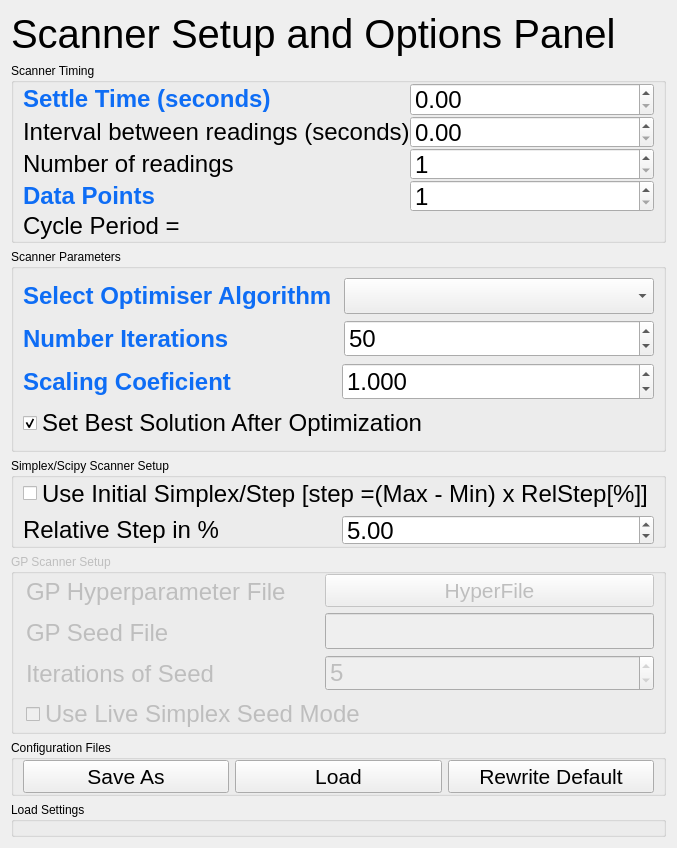
     <widget class="QWidget" name="tab2">
      <attribute name="title">
       <string>Scan Setup Panel</string>
      </attribute>
      <layout class="QVBoxLayout" name="verticalLayout_12">
       <item>
        <widget class="QLabel" name="label_3">
         <property name="sizePolicy">
          <sizepolicy hsizetype="Preferred" vsizetype="Fixed">
           <horstretch>0</horstretch>
           <verstretch>0</verstretch>
          </sizepolicy>
         </property>
         <property name="font">
          <font>
           <pointsize>30</pointsize>
          </font>
         </property>
         <property name="text">
          <string>Scanner Setup and Options Panel</string>
         </property>
         <property name="margin">
          <number>5</number>
         </property>
        </widget>
       </item>
       <item>
        <widget class="QGroupBox" name="groupBox">
         <property name="enabled">
          <bool>true</bool>
         </property>
         <property name="maximumSize">
          <size>
           <width>16777215</width>
           <height>180</height>
          </size>
         </property>
         <property name="title">
          <string>Scanner Timing</string>
         </property>
         <layout class="QGridLayout" name="gridLayout_5">
          <property name="topMargin">
           <number>0</number>
          </property>
          <property name="bottomMargin">
           <number>0</number>
          </property>
          <property name="verticalSpacing">
           <number>0</number>
          </property>
          <item row="0" column="0">
           <layout class="QHBoxLayout" name="horizontalLayout">
            <item>
             <layout class="QVBoxLayout" name="verticalLayout_6">
              <item>
               <widget class="QLabel" name="label_2">
                <property name="maximumSize">
                 <size>
                  <width>16777215</width>
                  <height>16777215</height>
                 </size>
                </property>
                <property name="font">
                 <font>
                  <pointsize>18</pointsize>
                  <weight>75</weight>
                  <bold>true</bold>
                 </font>
                </property>
                <property name="styleSheet">
                 <string notr="true">color: rgb(14, 109, 245);</string>
                </property>
                <property name="text">
                 <string>Settle Time (seconds)          </string>
                </property>
               </widget>
              </item>
              <item>
               <widget class="QLabel" name="label_6">
                <property name="enabled">
                 <bool>true</bool>
                </property>
                <property name="maximumSize">
                 <size>
                  <width>16777215</width>
                  <height>16777215</height>
                 </size>
                </property>
                <property name="font">
                 <font>
                  <pointsize>18</pointsize>
                 </font>
                </property>
                <property name="text">
                 <string>Interval between readings (seconds)</string>
                </property>
               </widget>
              </item>
              <item>
               <widget class="QLabel" name="label_30">
                <property name="enabled">
                 <bool>true</bool>
                </property>
                <property name="maximumSize">
                 <size>
                  <width>16777215</width>
                  <height>16777215</height>
                 </size>
                </property>
                <property name="font">
                 <font>
                  <pointsize>18</pointsize>
                 </font>
                </property>
                <property name="text">
                 <string>Number of readings</string>
                </property>
               </widget>
              </item>
              <item>
               <widget class="QLabel" name="label_datapoints">
                <property name="enabled">
                 <bool>true</bool>
                </property>
                <property name="maximumSize">
                 <size>
                  <width>16777215</width>
                  <height>16777215</height>
                 </size>
                </property>
                <property name="font">
                 <font>
                  <pointsize>18</pointsize>
                  <weight>75</weight>
                  <bold>true</bold>
                 </font>
                </property>
                <property name="styleSheet">
                 <string notr="true">color: rgb(14, 109, 245);</string>
                </property>
                <property name="text">
                 <string>Data Points</string>
                </property>
               </widget>
              </item>
             </layout>
            </item>
            <item>
             <layout class="QVBoxLayout" name="verticalLayout_7">
              <item>
               <widget class="QDoubleSpinBox" name="sb_tdelay">
                <property name="sizePolicy">
                 <sizepolicy hsizetype="Expanding" vsizetype="Fixed">
                  <horstretch>0</horstretch>
                  <verstretch>0</verstretch>
                 </sizepolicy>
                </property>
                <property name="font">
                 <font>
                  <pointsize>18</pointsize>
                 </font>
                </property>
                <property name="locale">
                 <locale language="English" country="UnitedStates"/>
                </property>
                <property name="minimum">
                 <double>0.000000000000000</double>
                </property>
                <property name="maximum">
                 <double>99.989999999999995</double>
                </property>
                <property name="singleStep">
                 <double>0.100000000000000</double>
                </property>
                <property name="value">
                 <double>0.000000000000000</double>
                </property>
               </widget>
              </item>
              <item>
               <widget class="QDoubleSpinBox" name="sb_ddelay">
                <property name="enabled">
                 <bool>true</bool>
                </property>
                <property name="font">
                 <font>
                  <pointsize>18</pointsize>
                 </font>
                </property>
                <property name="locale">
                 <locale language="English" country="UnitedStates"/>
                </property>
                <property name="minimum">
                 <double>0.000000000000000</double>
                </property>
                <property name="singleStep">
                 <double>0.050000000000000</double>
                </property>
                <property name="value">
                 <double>0.000000000000000</double>
                </property>
               </widget>
              </item>
              <item>
               <widget class="QSpinBox" name="sb_nreadings">
                <property name="font">
                 <font>
                  <pointsize>18</pointsize>
                 </font>
                </property>
                <property name="locale">
                 <locale language="English" country="UnitedStates"/>
                </property>
                <property name="minimum">
                 <number>1</number>
                </property>
                <property name="value">
                 <number>1</number>
                </property>
               </widget>
              </item>
              <item>
               <widget class="QSpinBox" name="sb_datapoints">
                <property name="font">
                 <font>
                  <pointsize>18</pointsize>
                 </font>
                </property>
                <property name="locale">
                 <locale language="English" country="UnitedStates"/>
                </property>
                <property name="minimum">
                 <number>1</number>
                </property>
                <property name="maximum">
                 <number>1000000</number>
                </property>
                <property name="value">
                 <number>1</number>
                </property>
               </widget>
              </item>
             </layout>
            </item>
           </layout>
          </item>
          <item row="1" column="0">
           <widget class="QLabel" name="label_7">
            <property name="maximumSize">
             <size>
              <width>16777215</width>
              <height>30</height>
             </size>
            </property>
            <property name="font">
             <font>
              <pointsize>18</pointsize>
             </font>
            </property>
            <property name="text">
             <string>Cycle Period = </string>
            </property>
           </widget>
          </item>
         </layout>
        </widget>
       </item>
       <item>
        <widget class="QGroupBox" name="groupBox_8">
         <property name="sizePolicy">
          <sizepolicy hsizetype="Expanding" vsizetype="Preferred">
           <horstretch>0</horstretch>
           <verstretch>0</verstretch>
          </sizepolicy>
         </property>
         <property name="title">
          <string>Scanner Parameters</string>
         </property>
         <layout class="QVBoxLayout" name="verticalLayout_20">
          <item>
           <layout class="QGridLayout" name="gridLayout_12">
            <item row="4" column="1">
             <widget class="QSpinBox" name="sb_num_iter">
              <property name="font">
               <font>
                <pointsize>18</pointsize>
               </font>
              </property>
              <property name="maximum">
               <number>1000</number>
              </property>
              <property name="value">
               <number>50</number>
              </property>
             </widget>
            </item>
            <item row="2" column="0">
             <widget class="QLabel" name="label_27">
              <property name="font">
               <font>
                <pointsize>18</pointsize>
                <weight>75</weight>
                <bold>true</bold>
               </font>
              </property>
              <property name="styleSheet">
               <string notr="true">color: rgb(14, 109, 245);</string>
              </property>
              <property name="text">
               <string>Select Optimiser Algorithm </string>
              </property>
             </widget>
            </item>
            <item row="4" column="0">
             <widget class="QLabel" name="label_25">
              <property name="font">
               <font>
                <pointsize>18</pointsize>
                <weight>75</weight>
                <bold>true</bold>
               </font>
              </property>
              <property name="styleSheet">
               <string notr="true">color: rgb(14, 109, 245);</string>
              </property>
              <property name="text">
               <string>Number Iterations</string>
              </property>
             </widget>
            </item>
            <item row="2" column="1">
             <widget class="QComboBox" name="cb_select_alg">
              <property name="font">
               <font>
                <pointsize>18</pointsize>
               </font>
              </property>
             </widget>
            </item>
           </layout>
          </item>
          <item>
           <layout class="QHBoxLayout" name="horizontalLayout_4">
            <item>
             <widget class="QLabel" name="label_31">
              <property name="font">
               <font>
                <pointsize>18</pointsize>
                <weight>75</weight>
                <bold>true</bold>
               </font>
              </property>
              <property name="styleSheet">
               <string notr="true">color: rgb(14, 109, 245);</string>
              </property>
              <property name="text">
               <string>Scaling Coeficient</string>
              </property>
             </widget>
            </item>
            <item>
             <widget class="QDoubleSpinBox" name="sb_scaling_coef">
              <property name="font">
               <font>
                <pointsize>18</pointsize>
               </font>
              </property>
              <property name="toolTip">
               <string>Scales the step size by this factor</string>
              </property>
              <property name="locale">
               <locale language="English" country="UnitedStates"/>
              </property>
              <property name="decimals">
               <number>3</number>
              </property>
              <property name="minimum">
               <double>0.000000000000000</double>
              </property>
              <property name="maximum">
               <double>999.000000000000000</double>
              </property>
              <property name="value">
               <double>1.000000000000000</double>
              </property>
             </widget>
            </item>
           </layout>
          </item>
          <item>
           <widget class="QCheckBox" name="cb_set_best_sol">
            <property name="font">
             <font>
              <pointsize>18</pointsize>
             </font>
            </property>
            <property name="text">
             <string>Set Best Solution After Optimization</string>
            </property>
            <property name="checked">
             <bool>true</bool>
            </property>
           </widget>
          </item>
         </layout>
        </widget>
       </item>
       <item>
        <widget class="QGroupBox" name="g_box_isim">
         <property name="enabled">
          <bool>true</bool>
         </property>
         <property name="maximumSize">
          <size>
           <width>16777215</width>
           <height>90</height>
          </size>
         </property>
         <property name="title">
          <string>Simplex/Scipy Scanner Setup</string>
         </property>
         <layout class="QVBoxLayout" name="verticalLayout_21">
          <property name="topMargin">
           <number>0</number>
          </property>
          <property name="bottomMargin">
           <number>0</number>
          </property>
          <item>
           <layout class="QVBoxLayout" name="verticalLayout_18">
            <item>
             <widget class="QCheckBox" name="cb_use_isim">
              <property name="font">
               <font>
                <pointsize>18</pointsize>
               </font>
              </property>
              <property name="toolTip">
               <string>This is only used if the device is not in the LenghtScale list. Try to create as a % of the limit range</string>
              </property>
              <property name="text">
               <string>Use Initial Simplex/Step [step =(Max - Min) x RelStep[%]]</string>
              </property>
             </widget>
            </item>
            <item>
             <layout class="QHBoxLayout" name="horizontalLayout_8">
              <item>
               <widget class="QLabel" name="label_23">
                <property name="maximumSize">
                 <size>
                  <width>16777215</width>
                  <height>16777215</height>
                 </size>
                </property>
                <property name="font">
                 <font>
                  <pointsize>18</pointsize>
                  <weight>50</weight>
                  <bold>false</bold>
                 </font>
                </property>
                <property name="styleSheet">
                 <string notr="true"/>
                </property>
                <property name="text">
                 <string>Relative Step in %</string>
                </property>
               </widget>
              </item>
              <item>
               <widget class="QDoubleSpinBox" name="sb_isim_rel_step">
                <property name="font">
                 <font>
                  <pointsize>18</pointsize>
                 </font>
                </property>
                <property name="toolTip">
                 <string>This is only used if the device is not in the LenghtScale list. Try to create as a % of the limit range</string>
                </property>
                <property name="locale">
                 <locale language="English" country="UnitedStates"/>
                </property>
                <property name="decimals">
                 <number>2</number>
                </property>
                <property name="minimum">
                 <double>0.010000000000000</double>
                </property>
                <property name="maximum">
                 <double>1000.000000000000000</double>
                </property>
                <property name="singleStep">
                 <double>0.250000000000000</double>
                </property>
                <property name="value">
                 <double>5.000000000000000</double>
                </property>
               </widget>
              </item>
             </layout>
            </item>
           </layout>
          </item>
         </layout>
        </widget>
       </item>
       <item>
        <widget class="QGroupBox" name="groupBox_2">
         <property name="enabled">
          <bool>false</bool>
         </property>
         <property name="maximumSize">
          <size>
           <width>16777215</width>
           <height>180</height>
          </size>
         </property>
         <property name="title">
          <string>GP Scanner Setup</string>
         </property>
         <layout class="QGridLayout" name="gridLayout_7">
          <property name="leftMargin">
           <number>12</number>
          </property>
          <property name="topMargin">
           <number>0</number>
          </property>
          <property name="bottomMargin">
           <number>0</number>
          </property>
          <item row="0" column="0">
           <layout class="QGridLayout" name="gridLayout_3">
            <property name="rightMargin">
             <number>0</number>
            </property>
            <item row="0" column="0">
             <layout class="QVBoxLayout" name="verticalLayout_3">
              <item>
               <widget class="QLabel" name="label_9">
                <property name="enabled">
                 <bool>false</bool>
                </property>
                <property name="maximumSize">
                 <size>
                  <width>16777215</width>
                  <height>16777215</height>
                 </size>
                </property>
                <property name="font">
                 <font>
                  <pointsize>18</pointsize>
                 </font>
                </property>
                <property name="text">
                 <string>GP Hyperparameter File     </string>
                </property>
               </widget>
              </item>
              <item>
               <widget class="QLabel" name="label_8">
                <property name="enabled">
                 <bool>false</bool>
                </property>
                <property name="maximumSize">
                 <size>
                  <width>16777215</width>
                  <height>16777215</height>
                 </size>
                </property>
                <property name="font">
                 <font>
                  <pointsize>18</pointsize>
                 </font>
                </property>
                <property name="text">
                 <string>GP Seed File</string>
                </property>
               </widget>
              </item>
              <item>
               <widget class="QLabel" name="label_10">
                <property name="font">
                 <font>
                  <pointsize>18</pointsize>
                 </font>
                </property>
                <property name="text">
                 <string>Iterations of Seed</string>
                </property>
               </widget>
              </item>
             </layout>
            </item>
            <item row="0" column="1">
             <layout class="QVBoxLayout" name="verticalLayout_2">
              <property name="spacing">
               <number>6</number>
              </property>
              <item>
               <widget class="QPushButton" name="pb_hyper_file">
                <property name="enabled">
                 <bool>false</bool>
                </property>
                <property name="sizePolicy">
                 <sizepolicy hsizetype="Minimum" vsizetype="Expanding">
                  <horstretch>0</horstretch>
                  <verstretch>0</verstretch>
                 </sizepolicy>
                </property>
                <property name="maximumSize">
                 <size>
                  <width>16777215</width>
                  <height>43</height>
                 </size>
                </property>
                <property name="baseSize">
                 <size>
                  <width>0</width>
                  <height>0</height>
                 </size>
                </property>
                <property name="font">
                 <font>
                  <pointsize>16</pointsize>
                  <weight>50</weight>
                  <italic>false</italic>
                  <bold>false</bold>
                 </font>
                </property>
                <property name="text">
                 <string>HyperFile</string>
                </property>
               </widget>
              </item>
              <item>
               <widget class="QLineEdit" name="lineEdit_4">
                <property name="enabled">
                 <bool>false</bool>
                </property>
                <property name="font">
                 <font>
                  <pointsize>18</pointsize>
                 </font>
                </property>
               </widget>
              </item>
              <item>
               <widget class="QSpinBox" name="sb_seed_iter">
                <property name="font">
                 <font>
                  <pointsize>18</pointsize>
                 </font>
                </property>
                <property name="minimum">
                 <number>1</number>
                </property>
                <property name="value">
                 <number>5</number>
                </property>
               </widget>
              </item>
             </layout>
            </item>
            <item row="1" column="0" colspan="2">
             <widget class="QCheckBox" name="cb_use_live_seed">
              <property name="enabled">
               <bool>false</bool>
              </property>
              <property name="font">
               <font>
                <pointsize>18</pointsize>
               </font>
              </property>
              <property name="text">
               <string>Use Live Simplex Seed Mode</string>
              </property>
             </widget>
            </item>
           </layout>
          </item>
         </layout>
        </widget>
       </item>
       <item>
        <widget class="QGroupBox" name="groupBox_5">
         <property name="enabled">
          <bool>true</bool>
         </property>
         <property name="sizePolicy">
          <sizepolicy hsizetype="Preferred" vsizetype="Minimum">
           <horstretch>0</horstretch>
           <verstretch>0</verstretch>
          </sizepolicy>
         </property>
         <property name="maximumSize">
          <size>
           <width>16777215</width>
           <height>80</height>
          </size>
         </property>
         <property name="title">
          <string>Configuration Files</string>
         </property>
         <layout class="QGridLayout" name="gridLayout_8">
          <property name="topMargin">
           <number>0</number>
          </property>
          <property name="bottomMargin">
           <number>0</number>
          </property>
          <item row="1" column="0">
           <layout class="QHBoxLayout" name="horizontalLayout_7">
            <item>
             <widget class="QPushButton" name="pb_save_as">
              <property name="sizePolicy">
               <sizepolicy hsizetype="Minimum" vsizetype="Preferred">
                <horstretch>0</horstretch>
                <verstretch>0</verstretch>
               </sizepolicy>
              </property>
              <property name="maximumSize">
               <size>
                <width>16777215</width>
                <height>100</height>
               </size>
              </property>
              <property name="font">
               <font>
                <pointsize>16</pointsize>
               </font>
              </property>
              <property name="toolTip">
               <string>Save current Ocelot configuration for later usage</string>
              </property>
              <property name="text">
               <string>Save As</string>
              </property>
             </widget>
            </item>
            <item>
             <widget class="QPushButton" name="pb_load">
              <property name="sizePolicy">
               <sizepolicy hsizetype="Minimum" vsizetype="Preferred">
                <horstretch>0</horstretch>
                <verstretch>0</verstretch>
               </sizepolicy>
              </property>
              <property name="maximumSize">
               <size>
                <width>16777215</width>
                <height>100</height>
               </size>
              </property>
              <property name="font">
               <font>
                <pointsize>16</pointsize>
               </font>
              </property>
              <property name="toolTip">
               <string>Load saved Ocelot configuration for usage</string>
              </property>
              <property name="text">
               <string>Load</string>
              </property>
             </widget>
            </item>
            <item>
             <widget class="QPushButton" name="pb_rewrite">
              <property name="sizePolicy">
               <sizepolicy hsizetype="Minimum" vsizetype="Preferred">
                <horstretch>0</horstretch>
                <verstretch>0</verstretch>
               </sizepolicy>
              </property>
              <property name="maximumSize">
               <size>
                <width>16777215</width>
                <height>100</height>
               </size>
              </property>
              <property name="font">
               <font>
                <pointsize>16</pointsize>
               </font>
              </property>
              <property name="cursor">
               <cursorShape>ForbiddenCursor</cursorShape>
              </property>
              <property name="toolTip">
               <string>Save the current state as the default when opening Ocelot</string>
              </property>
              <property name="text">
               <string>Rewrite Default</string>
              </property>
             </widget>
            </item>
           </layout>
          </item>
         </layout>
        </widget>
       </item>
       <item>
        <widget class="QGroupBox" name="groupBox_3">
         <property name="font">
          <font>
           <pointsize>9</pointsize>
          </font>
         </property>
         <property name="title">
          <string>Load Settings</string>
         </property>
         <layout class="QGridLayout" name="gridLayout_4">
          <property name="topMargin">
           <number>6</number>
          </property>
          <property name="bottomMargin">
           <number>6</number>
          </property>
          <item row="0" column="0">
           <layout class="QHBoxLayout" name="preset_layout"/>
          </item>
         </layout>
        </widget>
       </item>
      </layout>
     </widget>
